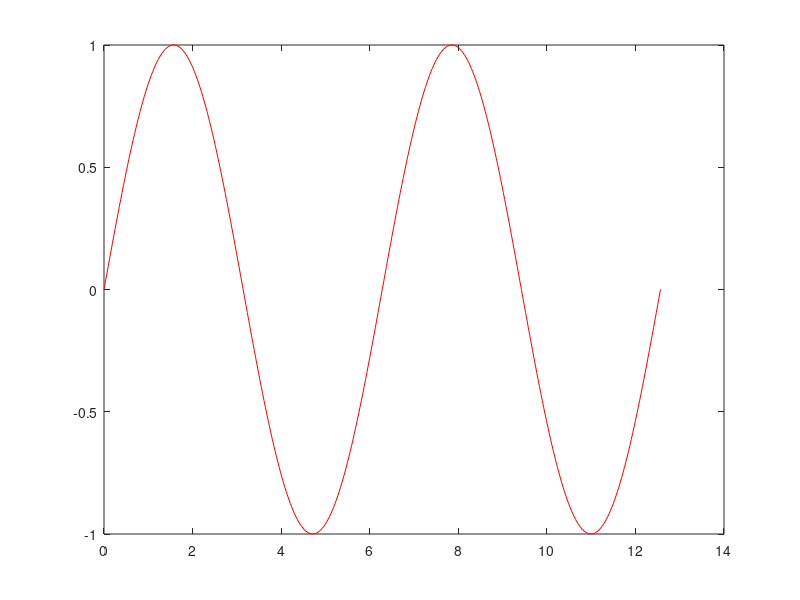
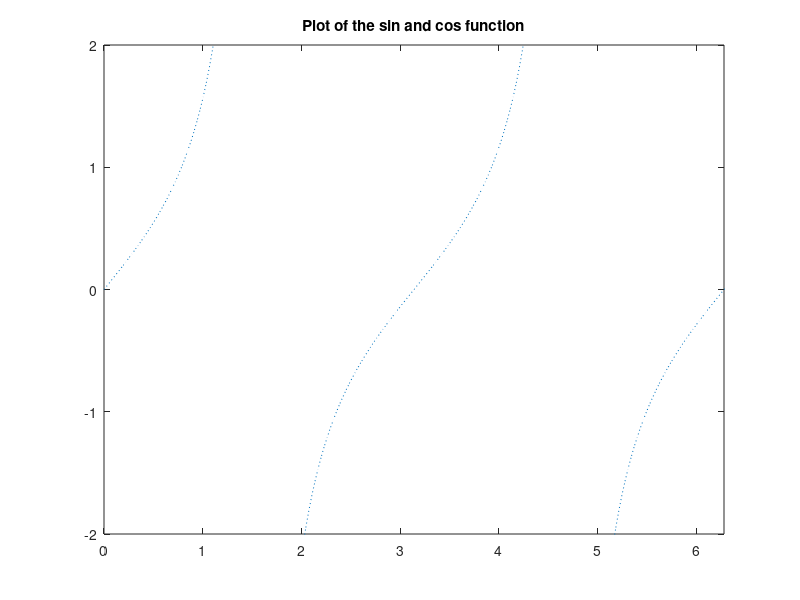

Write MATLAB code to recreate these figures, in order.
x=0:pi/100:4*pi;
y=sin(x);
figure(1)
plot(x,y,'r');
hold on
y2=tan(x);
figure(2)
plot(x,y2,':');
axis([0 2*pi -2 2]);
title('Plot of the sin and cos function');